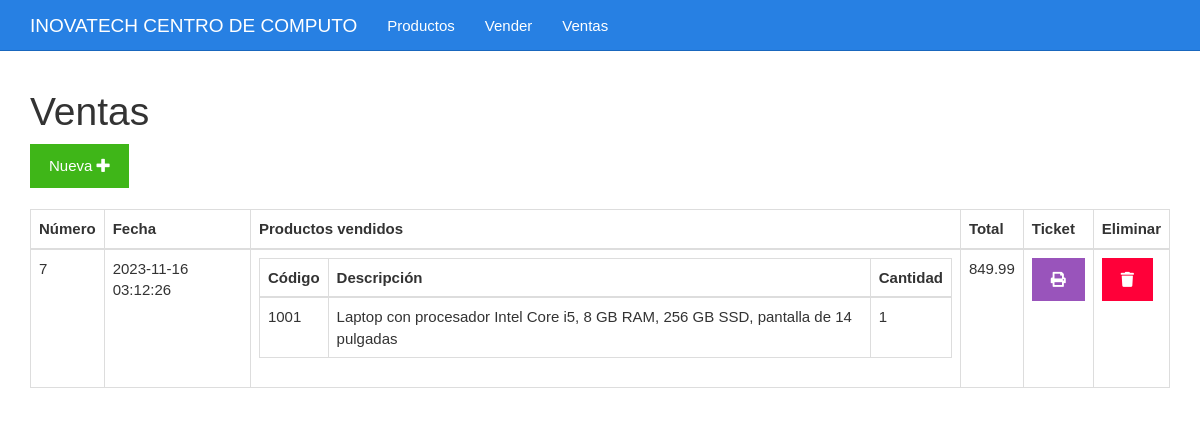
Page /ventas.php on the committed database.
### tables this page shows
CREATE TABLE `tbl_ventas` (
  `id` bigint(20) UNSIGNED NOT NULL,
  `fecha` datetime NOT NULL,
  `total` decimal(7,2) DEFAULT NULL
);

### ventas.php (the view)
<?php include_once "encabezado.php" ?>
<?php
include_once "base_de_datos.php";
$sentencia = $base_de_datos->query("SELECT tbl_ventas.total, tbl_ventas.fecha, tbl_ventas.id, GROUP_CONCAT(tbl_productos.codigo, '..', tbl_productos.descripcion, '..', tbl_productos_vendidos.cantidad SEPARATOR '__') AS productos FROM tbl_ventas INNER JOIN tbl_productos_vendidos ON tbl_productos_vendidos.id_venta = tbl_ventas.id INNER JOIN tbl_productos ON tbl_productos.id = tbl_productos_vendidos.id_producto GROUP BY tbl_ventas.id ORDER BY tbl_ventas.id;");
$ventas = $sentencia->fetchAll(PDO::FETCH_OBJ);
?>
<div class="col-xs-12">
    <h1>Ventas</h1>
    <div>
        <a class="btn btn-success" href="./vender.php">Nueva <i class="fa fa-plus"></i></a>
    </div>
    <br>
    <table class="table table-bordered">
        <thead>
            <tr>
                <th>Número</th>
                <th>Fecha</th>
                <th>Productos vendidos</th>
                <th>Total</th>
                <th>Ticket</th>
                <th>Eliminar</th>
            </tr>
        </thead>
        <tbody>
            <?php foreach ($ventas as $venta) { ?>
                <tr>
                    <td><?php echo $venta->id ?></td>
                    <td><?php echo $venta->fecha ?></td>
                    <td>
                        <table class="table table-bordered">
                            <thead>
                                <tr>
                                    <th>Código</th>
                                    <th>Descripción</th>
                                    <th>Cantidad</th>
                                </tr>
                            </thead>
                            <tbody>
                                <?php foreach (explode("__", $venta->productos) as $productosConcatenados) {
                                    $producto = explode("..", $productosConcatenados)
                                ?>
                                    <tr>
                                        <td><?php echo $producto[0] ?></td>
                                        <td><?php echo $producto[1] ?></td>
                                        <td><?php echo $producto[2] ?></td>
                                    </tr>
                                <?php } ?>
                            </tbody>
                        </table>
                    </td>
                    <td><?php echo $venta->total ?></td>
                    <td><a class="btn btn-info" href="<?php echo "imprimirTicket.php?id=" . $venta->id ?>"><i class="fa fa-print"></i></a></td>
                    <td><a class="btn btn-danger" href="<?php echo "eliminarVenta.php?id=" . $venta->id ?>"><i class="fa fa-trash"></i></a></td>
                </tr>
            <?php } ?>
        </tbody>
    </table>
</div>
<?php include_once "pie.php" ?>

### css/estilo.css (style rules this page uses)
body { padding-top: 70px; }

### rows in the picture
tbl_ventas: id "7", fecha "2023-11-16 03:12:26", producto "1001", producto "Laptop con procesador Intel Core i5, 8 GB RAM, 256 GB SSD, pantalla de 14 pulgadas", producto "1", total "849.99"
